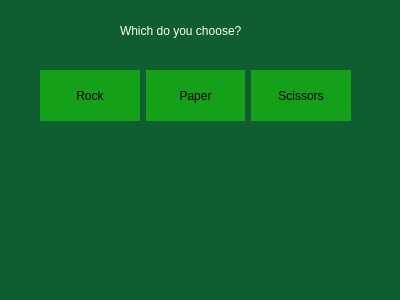
<?xml version="1.0" encoding="UTF-8"?>
<ui version="4.0">
 <class>Page2</class>
 <widget class="QDialog" name="Page2">
  <property name="geometry">
   <rect>
    <x>0</x>
    <y>0</y>
    <width>400</width>
    <height>300</height>
   </rect>
  </property>
  <property name="windowTitle">
   <string>Dialog</string>
  </property>
  <property name="styleSheet">
   <string notr="true">background-color: rgb(15, 93, 48);</string>
  </property>
  <widget class="QWidget" name="horizontalLayoutWidget">
   <property name="geometry">
    <rect>
     <x>270</x>
     <y>180</y>
     <width>101</width>
     <height>61</height>
    </rect>
   </property>
   <layout class="QHBoxLayout" name="ContinueLayout"/>
  </widget>
  <widget class="QLabel" name="outcomeLabel">
   <property name="geometry">
    <rect>
     <x>30</x>
     <y>150</y>
     <width>351</width>
     <height>22</height>
    </rect>
   </property>
   <property name="styleSheet">
    <string notr="true">border: none;
background-color: rgba(255, 255, 255, 0);</string>
   </property>
   <property name="text">
    <string/>
   </property>
  </widget>
  <widget class="QLabel" name="label_2">
   <property name="geometry">
    <rect>
     <x>120</x>
     <y>20</y>
     <width>161</width>
     <height>22</height>
    </rect>
   </property>
   <property name="styleSheet">
    <string notr="true">background-color: rgba(21, 160, 26, 0);
color: rgb(255, 255, 255);
border: none</string>
   </property>
   <property name="text">
    <string>Which do you choose?</string>
   </property>
  </widget>
  <widget class="QWidget" name="layoutWidget">
   <property name="geometry">
    <rect>
     <x>40</x>
     <y>70</y>
     <width>311</width>
     <height>51</height>
    </rect>
   </property>
   <layout class="QHBoxLayout" name="horizontalLayout">
    <item>
     <widget class="QPushButton" name="RockButton">
      <property name="sizePolicy">
       <sizepolicy hsizetype="Minimum" vsizetype="Preferred">
        <horstretch>0</horstretch>
        <verstretch>0</verstretch>
       </sizepolicy>
      </property>
      <property name="styleSheet">
       <string notr="true">background-color: rgb(21, 160, 26);
border: none</string>
      </property>
      <property name="text">
       <string>Rock</string>
      </property>
     </widget>
    </item>
    <item>
     <widget class="QPushButton" name="PaperButton">
      <property name="sizePolicy">
       <sizepolicy hsizetype="Minimum" vsizetype="Preferred">
        <horstretch>0</horstretch>
        <verstretch>0</verstretch>
       </sizepolicy>
      </property>
      <property name="styleSheet">
       <string notr="true">background-color: rgb(21, 160, 26);
border: none</string>
      </property>
      <property name="text">
       <string>Paper</string>
      </property>
     </widget>
    </item>
    <item>
     <widget class="QPushButton" name="ScissorsButton">
      <property name="sizePolicy">
       <sizepolicy hsizetype="Minimum" vsizetype="Preferred">
        <horstretch>0</horstretch>
        <verstretch>0</verstretch>
       </sizepolicy>
      </property>
      <property name="styleSheet">
       <string notr="true">background-color: rgb(21, 160, 26);
border: none</string>
      </property>
      <property name="text">
       <string>Scissors</string>
      </property>
     </widget>
    </item>
   </layout>
  </widget>
 </widget>
 <resources/>
 <connections/>
</ui>
